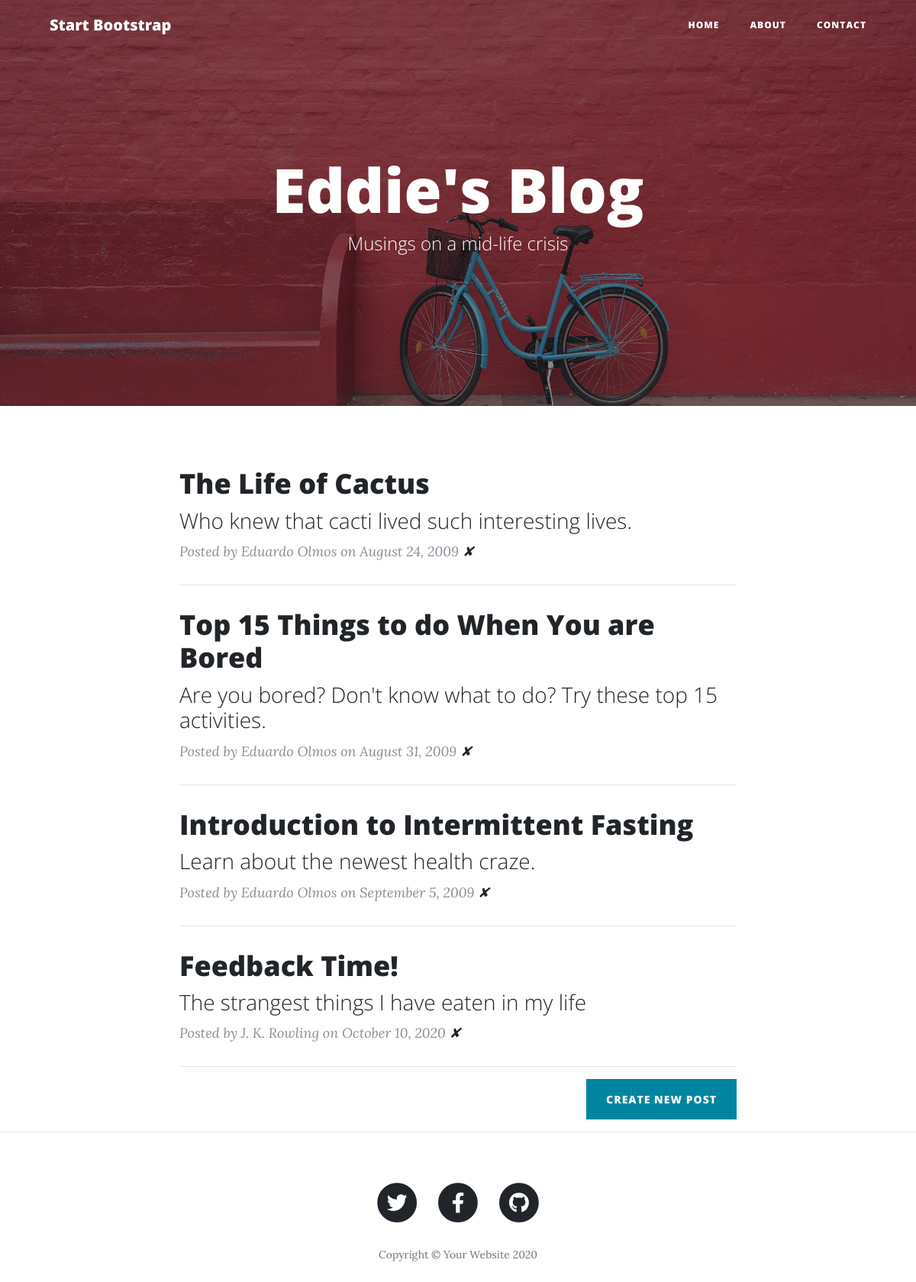
The page / on the database its author committed.
### main.py (models this page shows, shortened)
class BlogPost(db.Model):
    id = db.Column(db.Integer, primary_key=True)
    title = db.Column(db.String(250), unique=True, nullable=False)
    subtitle = db.Column(db.String(250), nullable=False)
    date = db.Column(db.String(250), nullable=False)
    body = db.Column(db.Text, nullable=False)
    author = db.Column(db.String(250), nullable=False)
    img_url = db.Column(db.String(250), nullable=False)

### main.py (the view)
@app.route('/')
def get_all_posts():
    posts = BlogPost.query.all()
    return render_template("index.html", all_posts=posts)

### templates/index.html
{% include "header.html" %}
  <header class="masthead" style="background-image: url({{ url_for('static', filename='img/home-bg.jpg')}})">
    <div class="overlay"></div>
    <div class="container">
      <div class="row">
        <div class="col-lg-8 col-md-10 mx-auto">
          <div class="site-heading">
            <h1>Eddie's Blog</h1>
            <span class="subheading">Musings on a mid-life crisis</span>
          </div>
        </div>
      </div>
    </div>
  </header>
  <div class="container">
    <div class="row">
      <div class="col-lg-8 col-md-10 mx-auto">
        {% for post in all_posts %}
        <div class="post-preview">
          <a href="{{ url_for('show_post', post_id=post.id) }}">
            <h2 class="post-title">
              {{post.title}}
            </h2>
            <h3 class="post-subtitle">
              {{post.subtitle}}
            </h3>
          </a>
          <p class="post-meta">Posted by
            {{post.author}} on {{post.date}}
            <a href="{{ url_for('delete_post', post_id=post.id) }}">✘</a>
          </p>
        </div>
        <hr>
        {% endfor %}
        <div class="clearfix">
          <a class="btn btn-primary float-right" href="{{ url_for('new_post') }}">Create New Post</a>
        </div>
      </div>
    </div>
  </div>
  <hr>
{% include "footer.html" %}

### templates/header.html (shortened to what this page needs)
<!DOCTYPE html>
<html lang="en">
<head>
  <link href="{{ url_for('static', filename='vendor/bootstrap/css/bootstrap.min.css') }}" rel="stylesheet">
  <link href="{{ url_for('static', filename='vendor/fontawesome-free/css/all.min.css')}}" rel="stylesheet" type="text/css">
  <link href="{{ url_for('static', filename='css/clean-blog.min.css')}}" rel="stylesheet">
</head>
<body>
  <nav class="navbar navbar-expand-lg navbar-light fixed-top" id="mainNav">
    <div class="container">
      <a class="navbar-brand" href="index.html">Start Bootstrap</a>
      <div class="collapse navbar-collapse" id="navbarResponsive">
        <ul class="navbar-nav ml-auto">
          <li class="nav-item">
            <a class="nav-link" href="/">Home</a>
          </li>
          <li class="nav-item">
            <a class="nav-link" href="/about">About</a>
          </li>
          <li class="nav-item">
            <a class="nav-link" href="/contact">Contact</a>
          </li>
        </ul>
      </div>
    </div>
  </nav>

### templates/footer.html (shortened to what this page needs)
  <footer>
    <div class="container">
      <div class="row">
        <div class="col-lg-8 col-md-10 mx-auto">
          <ul class="list-inline text-center">
            <li class="list-inline-item">
              <a href="#">
                <span class="fa-stack fa-lg">
                  <i class="fas fa-circle fa-stack-2x"></i>
                  <i class="fab fa-twitter fa-stack-1x fa-inverse"></i>
                </span>
              </a>
            </li>
            <li class="list-inline-item">
              <a href="#">
                <span class="fa-stack fa-lg">
                  <i class="fas fa-circle fa-stack-2x"></i>
                  <i class="fab fa-facebook-f fa-stack-1x fa-inverse"></i>
                </span>
              </a>
            </li>
            <li class="list-inline-item">
              <a href="#">
                <span class="fa-stack fa-lg">
                  <i class="fas fa-circle fa-stack-2x"></i>
                  <i class="fab fa-github fa-stack-1x fa-inverse"></i>
                </span>
              </a>
            </li>
          </ul>
          <p class="copyright text-muted">Copyright &copy; Your Website 2020</p>
        </div>
      </div>
    </div>
  </footer>
</body>
</html>

### rows shown on the page
BlogPost: title "The Life of Cactus", subtitle "Who knew that cacti lived such interesting lives.", author "Eduardo Olmos", date "August 24, 2009"
BlogPost: title "Top 15 Things to do When You are Bored", subtitle "Are you bored? Don't know what to do? Try these top 15 activities.", author "Eduardo Olmos", date "August 31, 2009"
BlogPost: title "Introduction to Intermittent Fasting", subtitle "Learn about the newest health craze.", author "Eduardo Olmos", date "September 5, 2009"
BlogPost: title "Feedback Time!", subtitle "The strangest things I have eaten in my life", author "J. K. Rowling", date "October 10, 2020"
